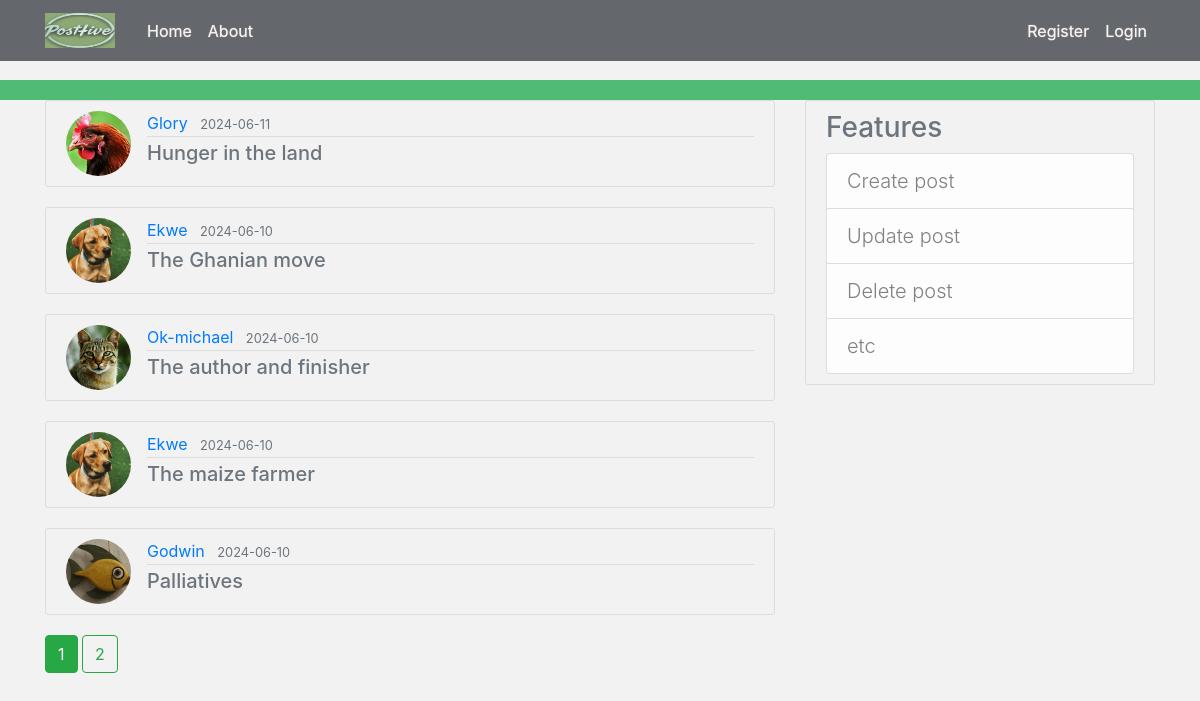
Page /home on the earlier database version.
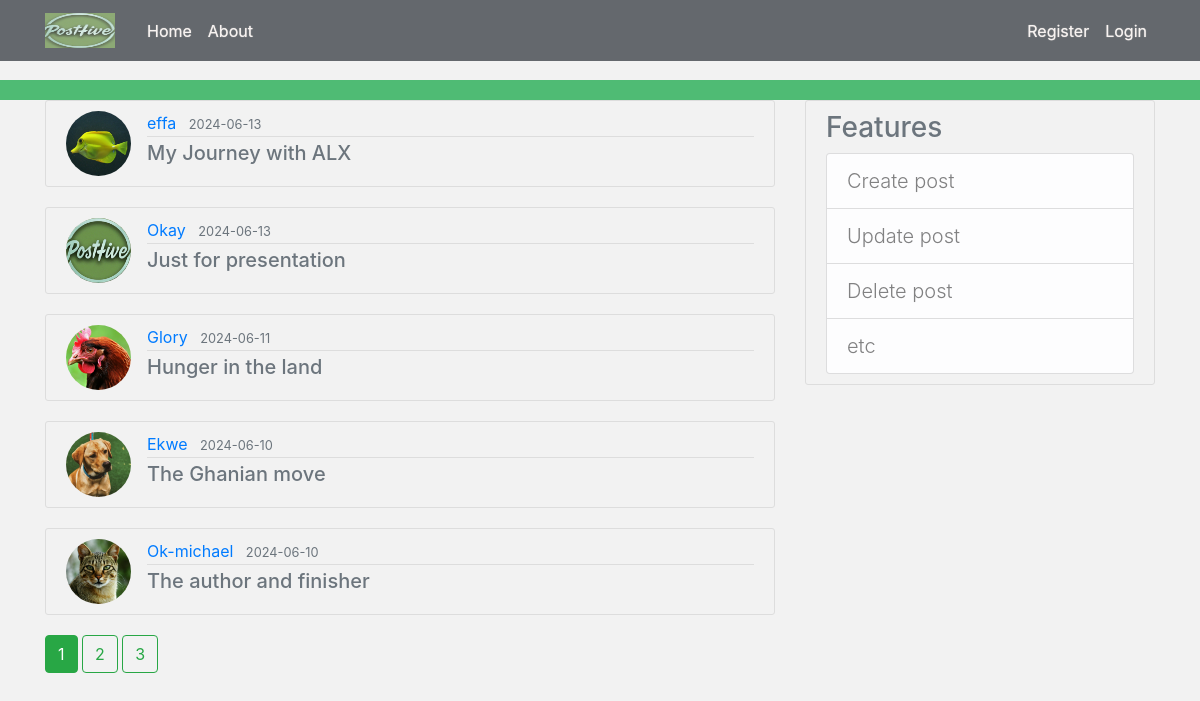
Same page on the later database version.
### posthive/models.py (models this page shows, shortened)
class Post(db.Model):
    id = db.Column(db.Integer, primary_key=True)
    title = db.Column(db.String(100), nullable=False)
    date_posted = db.Column(db.DateTime, nullable=False, default=datetime.utcnow)
    content = db.Column(db.Text, nullable=False)
    user_id = db.Column(db.Integer, db.ForeignKey('user.id'), nullable=False)

class User(db.Model, UserMixin):
    id = db.Column(db.Integer, primary_key=True)
    username = db.Column(db.String(20), unique=True, nullable=False)
    email = db.Column(db.String(120), unique=True, nullable=False)
    image_file = db.Column(db.String(20), nullable=False, default='default.png')
    password = db.Column(db.String(60), nullable=False)
    posts = db.relationship('Post', backref='author', lazy=True)
    """
    @property
    def is_authenticated(self):
        return True

    @property
    def is_anonymous(self):
        return False

    @property
    def is_active(self):
        return True  # Or your custom logic

    def get_id(self):
        return str(self.id)
    """

### posthive/routes.py (the view)
@app.route('/')
@app.route('/home')
def home():
    page = request.args.get('page', 1, type=int)
    posts = Post.query.order_by(Post.date_posted.desc()).paginate(page=page, per_page=5)
    return render_template('home.html', posts=posts)

### posthive/templates/home.html
{% extends "layout.html" %}
{% block content %}
    {% for post in posts.items %}
        <article class="media content-section">
          <img class="rounded-circle article-img" src="{{ url_for('static',
            filename='profile_pics/' + post.author.image_file) }}">
          <div class="media-body">
            <div class="article-metadata">
              <a class="mr-2" href="{{ url_for('user_posts', username=post.author.username) }}">{{ post.author.username }}</a>
              <small class="text-muted">{{ post.date_posted.strftime('%Y-%m-%d') }}</small>
            </div>
            <h5><a class="article-title text-muted" href="{{ url_for('post', post_id=post.id) }}">{{ post.title }}</a></h5>
          </div>
        </article>
    {% endfor %}
    {% for page_num in posts.iter_pages(left_edge=1, right_edge=1, left_current=1, right_current=2) %}
      {% if page_num %}
        {% if posts.page==page_num %}
          <a class="btn btn-success mb-4" href="{{ url_for('home', page=page_num) }}">{{ page_num }}</a>
        {% else %}
          <a class="btn btn-outline-success mb-4" href="{{ url_for('home', page=page_num) }}">{{ page_num }}</a>
        {% endif %}
      {% endif %}
    {% endfor %}
{% endblock content %}

### posthive/templates/layout.html (shortened to what this page needs)
<!DOCTYPE html>
<html>
<head>
    <link rel="stylesheet" href="https://maxcdn.bootstrapcdn.com/bootstrap/4.0.0/css/bootstrap.min.css"
>
    <link rel="stylesheet" type="text/css" href="{{ url_for('static', filename='main.css') }}">
</head>
<body>
    <header class="site-header">
      <nav class="navbar  navbar-expand-md navbar-dark bg-dark fixed-top">
        <div class="container">
          <a class="navbar-brand mr-4" href="/">
            <img src="{{ url_for('static', filename='_logo.png') }}"
            alt="PostHive Logo" height="35" width="70">
          </a>
          <div class="collapse navbar-collapse" id="navbarToggle">
            <div class="navbar-nav mr-auto">
              <a class="nav-item nav-link" href="/">Home</a>
              <a class="nav-item nav-link" href="/about">About</a>
            </div>
            <div class="navbar-nav">
              {% if current_user.is_authenticated %}
                <a class="nav-item nav-link" href="{{ url_for('new_post')}}">New Post</a>
                <a class="nav-item nav-link" href="{{ url_for('account')}}">Account</a>
                <a class="nav-item nav-link" href="{{ url_for('logout')}}">Logout</a>
              {% else %}
                <a class="nav-item nav-link" href="{{ url_for('register')}}">Register</a>
                <a class="nav-item nav-link" href="{{ url_for('login')}}">Login</a>
              {% endif %}
            </div>
          </div>
        </div>
      </nav>
  </header>
    <main role="main" class="container">
      <div class="row">
          <div class="col-md-8">
              {% block content %}{% endblock %}
          </div>
          <div class="col-md-4">
              <div class="content-section">
                  <h3 class="text-muted">Features</h3>
                  <ul class="list-group lead">
                      <li class="list-group-item list-group-item-light">Create post</li>
                      <li class="list-group-item list-group-item-light">Update post</li>
                      <li class="list-group-item list-group-item-light">Delete post</li>
                      <li class="list-group-item list-group-item-light">etc</li>
                  </ul>
              </div>
          </div>
      </div>
    </main>
</body>
</html>

### posthive/static/main.css (style rules this page uses)
body { background-color: #f2f2f2; color: #2e3e50; margin-top: 5rem; }
h1, h2, h3, h4, h5, h6 { color: #2e3e50; }
.site-header { background-color: #19A94A; padding: 10px 20px; border: none; opacity: 0.75; }
.content-section { background-color: #f2f2f2; padding: 10px 20px; border: 1px solid #dddddd; border-radius: 3px; margin-bottom: 20px; }
.article-title { color: #2e3e50; }
.article-img { height: 65px; width: 65px; margin-right: 16px; }
.article-metadata { padding-bottom: 1px; margin-bottom: 4px; border-bottom: 1px solid #dddddd; }
.site-header .navbar-brand { font-weight: bold; font-size: 1.2rem; color: #25D366; text-shadow: 1px 1px 1px rgba(0, 0, 0, 0.3); }
.site-header .navbar-nav .nav-link { color: #f8f3f0; text-shadow: 0 0 1px rgba(255, 243, 240, 0.8); }

Differences in the rows shown:
no longer on this page (row unchanged): Post: image_file (picture), author.username "Ekwe", date_posted "2024-06-10", title "The maize farmer"
no longer on this page (row unchanged): Post: image_file (picture), author.username "Godwin", date_posted "2024-06-10", title "Palliatives"
added Post: image_file (picture), author.username "effa", date_posted "2024-06-13", title "My Journey with ALX"
added Post: image_file (picture), author.username "Okay", date_posted "2024-06-13", title "Just for presentation"
Other differences:
new list line: "3"
